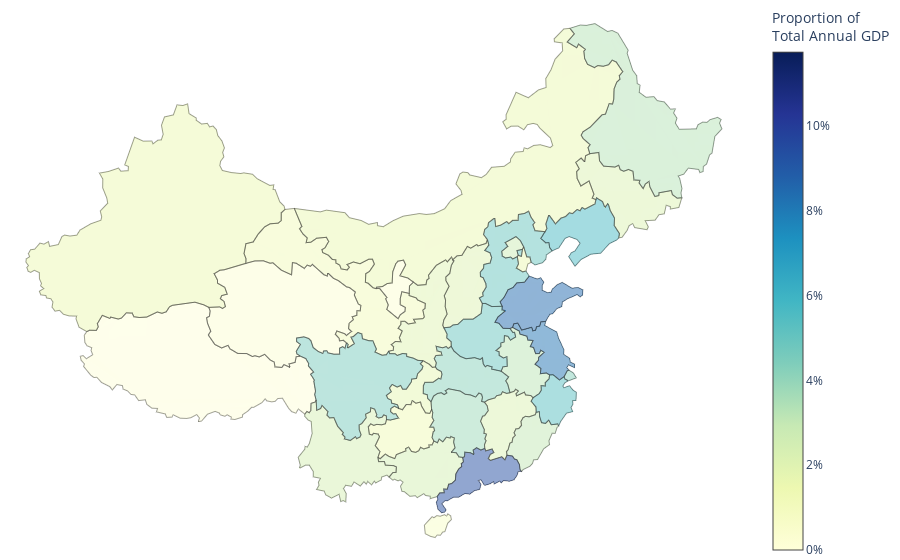

Notebook cell for this chart:
### Code cell
china_choro(1992, 'YlGnBu')
